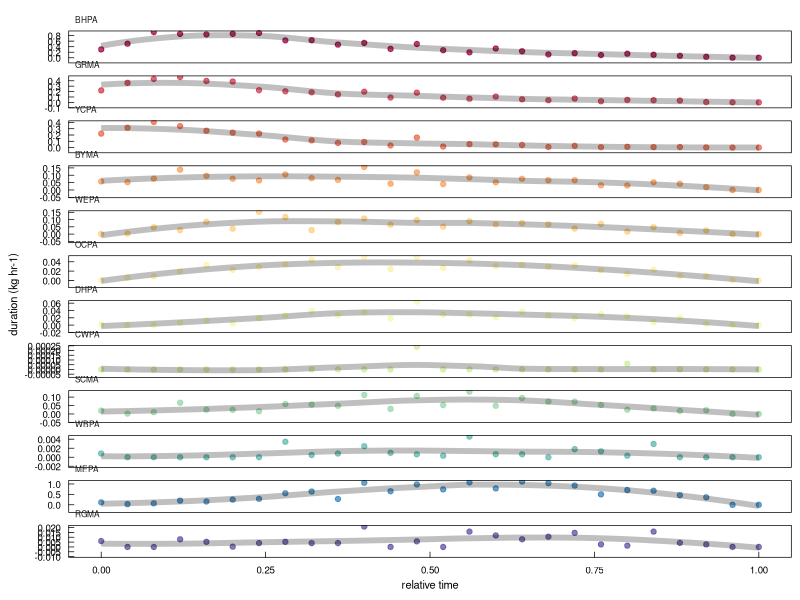

Source code (R): (Note: this script raises an error after producing the figure.)
#### this script is plotting parrot chronology on collpa
#### should be ~ 3rd figure in the manuscript
#### it communicates across the study period the numbers and duration of parrots on the cliff

library(ggplot2)      # plotting and viz
library(plyr)         # legacy df manipulation
library(dplyr)        # variable grouping and manipulation
library(reshape)      # legacy df manipulation
library(data.table)   # legacy functions on df 
library(tidyr)        # gathering and spreading
library(zoo)          # roll mean
library(ggthemes)     # helpful ggplot themes
library(forcats)
library(scales)
library(RColorBrewer) # pretty colors
library(ggridges)
library(colorspace)
library(patchwork)
library(lubridate)    # formatting times dates

# custom ggplot theme
themeKV <- theme_few()+
  theme(strip.background = element_blank(),
        axis.line = element_blank(),
        axis.text.x = element_text(colour = "black", margin = margin(0.2, unit = "cm")),
        axis.text.y = element_text(colour = "black", margin = margin(c(1, 0.2), unit = "cm")),
        axis.ticks.x = element_line(colour = "black", linewidth=.25), 
        axis.ticks.y = element_line(colour = "black", linewidth=.25),
        axis.ticks.length=unit(-0.15, "cm"), 
        element_line(colour = "black", linewidth=.5),
        panel.border = element_rect(colour = "black", fill=NA, linewidth=.5),
        legend.title=element_blank(),
        strip.text=element_text(hjust=0))

#### read in raw survey data
# setwd("/Users/kylevanhoutan/colpa_flock/")
DF <- read.csv('data/duration_relative_t.csv')

# rescale Brewer palette to 13 categories
colourCount = length(unique(DF$SPECIES)) 
getPalette = colorRampPalette(brewer.pal(11, "Spectral")) # interpolate colors to fit the 13 parrot species
Spectral12 <- getPalette(colourCount) # 13 color Spectral palette 

#reorder in order of appearance
DF$SPECIES <- factor(DF$SPECIES, levels=c("BHPA", "GRMA", "YCPA", "BYMA", "WEPA", "OCPA", "DHPA", "CWPA", "SCMA", "WBPA", "MEPA", "RGMA"))

# make plot
p1 <- ggplot(DF, aes(x = TIME_rel, y = KG_HR_DAY, group = SPECIES, color = SPECIES)) +
  themeKV + theme(legend.position = "none",
                  axis.text.y = element_text(size = 7),
                  axis.text.x = element_text(size = 7),
                  axis.title.x = element_text(size = 8),
                  axis.title.y = element_text(size = 8),
                  strip.text.x = element_text(size = 6),
                  panel.spacing.y = unit(-0.5, "lines"), # trying to reduce vertical spacing between panels
                  ) +
  geom_point(aes(fill = SPECIES), 
           alpha = 0.75) + 
  scale_color_manual(values = Spectral12) +
  geom_line(alpha = 0.25, size = 2, color = '#000000',
            stat = "smooth", method = 'loess', formula = 'y~x', span = 0.65) + 
  xlab("relative time") +
  ylab("duration (kg hr-1)") +
  scale_y_continuous(breaks=pretty_breaks()) +
  facet_wrap(~SPECIES, ncol=1, scales = "free_y")

p1

loess <- ggplot_build(p1) # extract LOESS trend model values from ggplot
# see https://ggplot2.tidyverse.org/reference/ggplot_build.html
loess_vals <- loess$data[[2]] # port these into a DF
# use "loess_vals" to determine sequencing of arrivals of species to collpa
# determine the relative time with the max value for each loess model
# use dplyr: https://stackoverflow.com/questions/24237399/how-to-select-the-rows-with-maximum-values-in-each-group-with-dplyr
loess_max <- loess_vals %>% 
  group_by(PANEL) %>%
  filter(y == max(y)) 
# subset full dataset for only columns of interest
loess_max <- subset(loess_max, select = c(PANEL,x,y)) 
# since the ggplot build dropped species names, add them back in
# generate the DF
spp_order <- data.frame(SPECIES = c("BHPA", "GRMA", "YCPA", "BYMA", "WEPA", "OCPA", "DHPA", "CWPA", "SCMA", "WBPA", "MEPA", "RGMA"))
# bind it to the previous output
loess_max2 <- cbind(loess_max,spp_order)
# export the CSV
write.csv(loess_max2, file="/Users/kylevanhoutan/colpa_flock/data/loess_max2", row.names=FALSE)


# plot again in correct order, reorder from loess_max2
DF$SPECIES <- factor(DF$SPECIES, levels=c("YCPA", "GRMA", "BHPA", "BYMA", "OCPA", "WEPA", "WBPA", "DHPA", "CWPA", "SCMA", "RGMA", "MEPA"))
# make plot
p2 <- ggplot(DF, aes(x = TIME_rel, y = KG_HR_DAY, group = SPECIES, color = SPECIES)) +
  themeKV + theme(legend.position = "none",
                  axis.text.y = element_text(size = 7),
                  axis.text.x = element_text(size = 7),
                  axis.title.x = element_text(size = 8),
                  axis.title.y = element_text(size = 8),
                  strip.text.x = element_text(size = 6),
                  panel.spacing.y = unit(0, "lines"), # trying to reduce vertical spacing between panels
  ) +
  geom_point(aes(fill = SPECIES), 
             alpha = 0.75, size = 2) + 
  scale_color_manual(values = Spectral12) +
  geom_point(shape = 1,size = 2, colour = "black", stroke = 0.25,) +
  geom_line(alpha = 0.4, size = 2.5, color = '#000000',
            stat = "smooth", method = 'loess', formula = 'y~x', span = 0.65) + 
  xlab("morning flock period (relative time)") +
  ylab("duration (kg hr-1)") +
  scale_y_continuous(breaks=pretty_breaks()) +
  facet_wrap(~SPECIES, ncol=1, scales = "free_y")
p2


#### read in first landing data
# this is already in shape for plotting
lands <- read.csv('data/first_down.csv')

p3 <- ggplot(lands, aes(x= fct_infreq(FIRST_DOWN), group=FIRST_DOWN, fill=FIRST_DOWN)) +
  themeKV + theme(legend.position = "none", 
                  axis.text.x = element_text(size = 7),
                  axis.text.y = element_text(size = 7),
                  axis.title.x = element_text(size = 8),
                  axis.title.y = element_text(size = 8)) + 
  geom_bar(aes(fill = fct_infreq(FIRST_DOWN)), alpha=0.85, 
           ) +
  scale_fill_manual(values=c("#005a32", "#238b45", "#74c476", "#c7e9c0")) +
  scale_y_continuous(breaks = seq(0, 50, by = 5)) +
  xlab("species") +
  ylab("first to land (days)")
p3

layout <- "
A#
AB
A#
A#"
p2 + p3 +
  plot_layout(design = layout) +
  plot_annotation(tag_levels = 'a') # add panel labels a, b, c... et

# END
